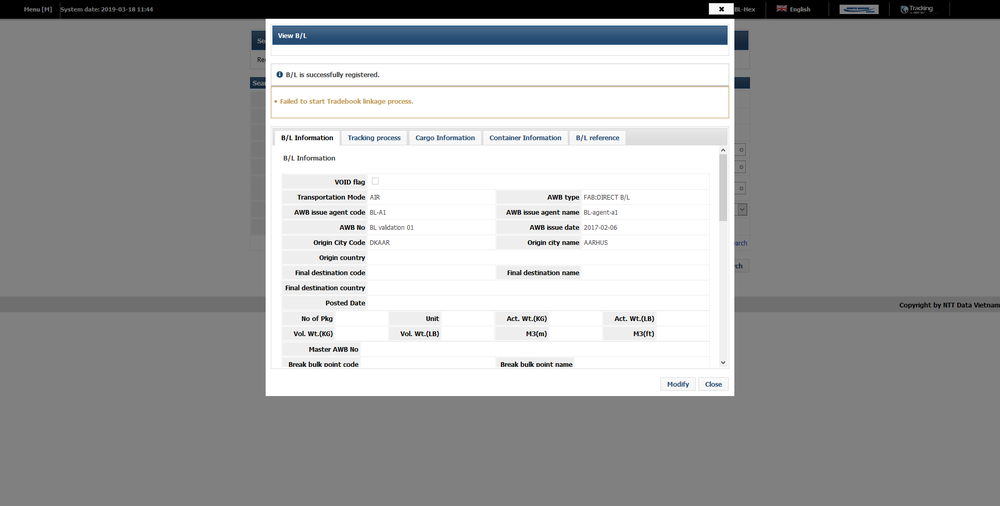
#> input picture NCIC_dev/Z11/BL_462_rowno_87_20190318-11-45-19.png, 1000 x 506 px, shrunk from 1920 x 971 before the run
$ python Test.py
#> lines starting #> are read from the running program, lines starting #| are printed output that depends on the picture; after the words box and inside, x2 and y2 are one past the last pixel; in counts of white or black regions, pixels touching at a corner belong together
import cv2
import pytesseract

# image = cv2.imread("./Z12/BL_243_rowno_87_20190715-15-56-02.png")
image = cv2.imread("./Z11/BL_462_rowno_87_20190318-11-45-19.png")
#> image is the input picture: shape (506, 1000, 3); mean B, G, R 161.8, 161.2, 160.5
gray1 = cv2.cvtColor(image, cv2.COLOR_BGR2GRAY)
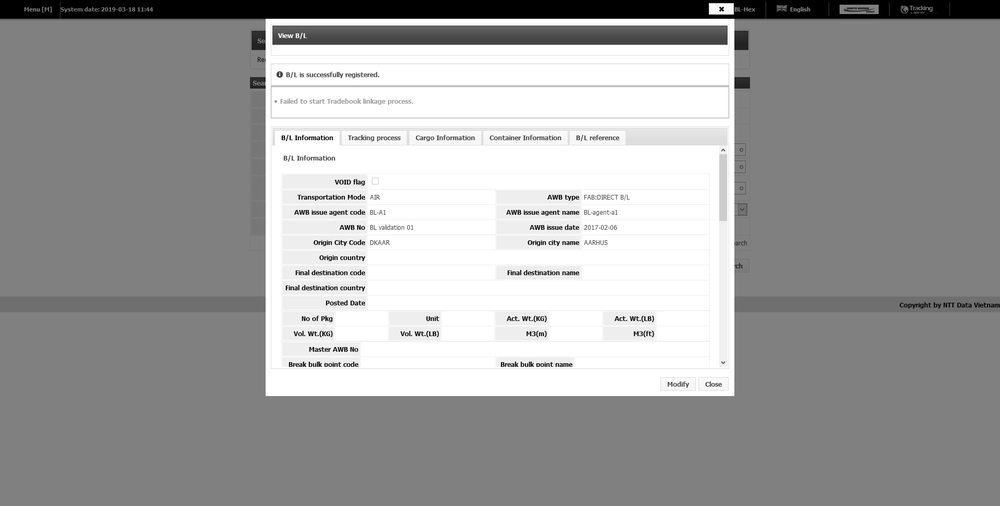
#> gray1: shape (506, 1000); min 0, max 255, mean 161.1
cv2.imwrite("pppo1.png", gray1)

gray2 = cv2.threshold(gray1, 0, 255, cv2.THRESH_BINARY | cv2.THRESH_OTSU)[1]
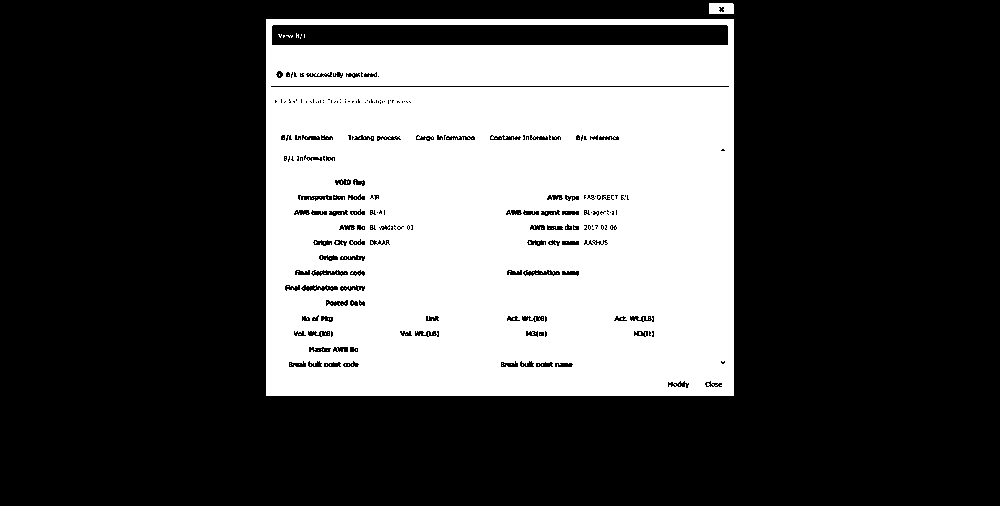
#> gray2: shape (506, 1000); 31.9% white; 151 white regions (149 under 20 px), largest, box (x1, y1, x2, y2) and area: (266, 19, 734, 396) 160642, (709, 3, 734, 14) 255
# gray2 = cv2.medianBlur(gray1, 3)
cv2.imwrite("pppo2.png", gray2)


# OCR
fwpa= open("OA1.txt","w+")

#> (the run stopped early here; a loop or call above may not have finished)

$ run again, with NCIC_dev/Z11/BL_448_rowno_12_20190318-11-44-23.png copied over NCIC_dev/Z11/BL_462_rowno_87_20190318-11-45-19.png
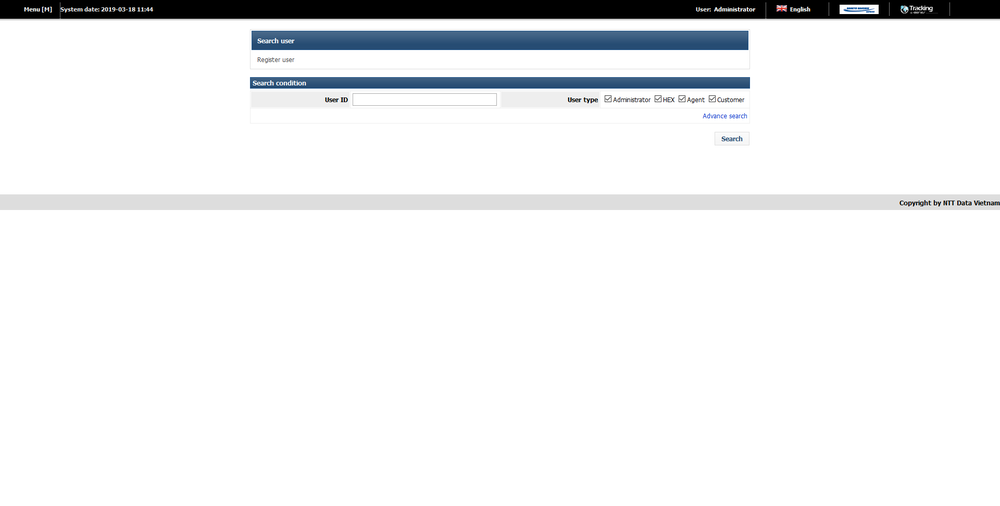
#> input picture NCIC_dev/Z11/BL_448_rowno_12_20190318-11-44-23.png, 1000 x 506 px, shrunk from 1920 x 971 before the run
#> image is the input picture: shape (506, 1000, 3); mean B, G, R 240.4, 239.2, 238.1
#> `gray1 = cv2.cvtColor(image, cv2.COLOR_BGR2GRAY)`:
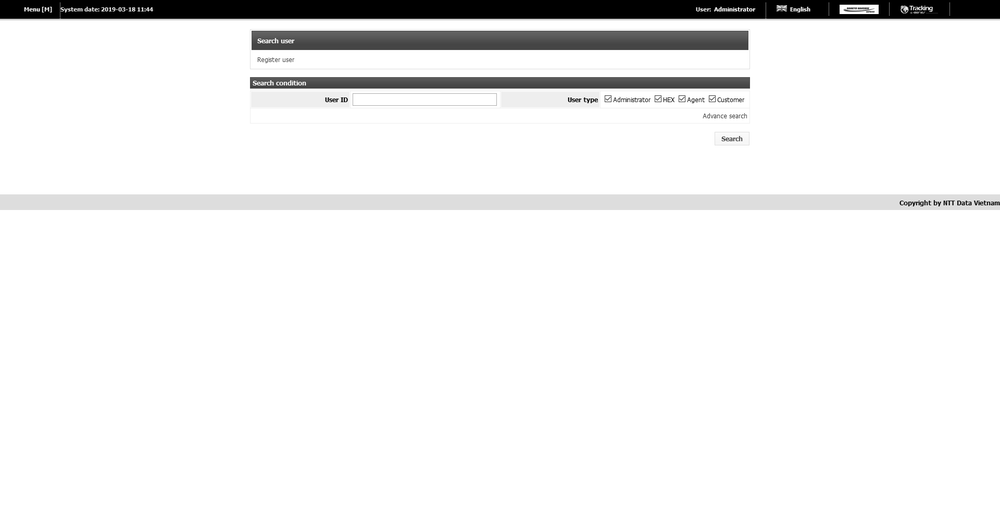
#> gray1: shape (506, 1000); min 0, max 255, mean 239
#> `gray2 = cv2.threshold(gray1, 0, 255, cv2.THRESH_BINARY | cv2.THRESH_OT..`:
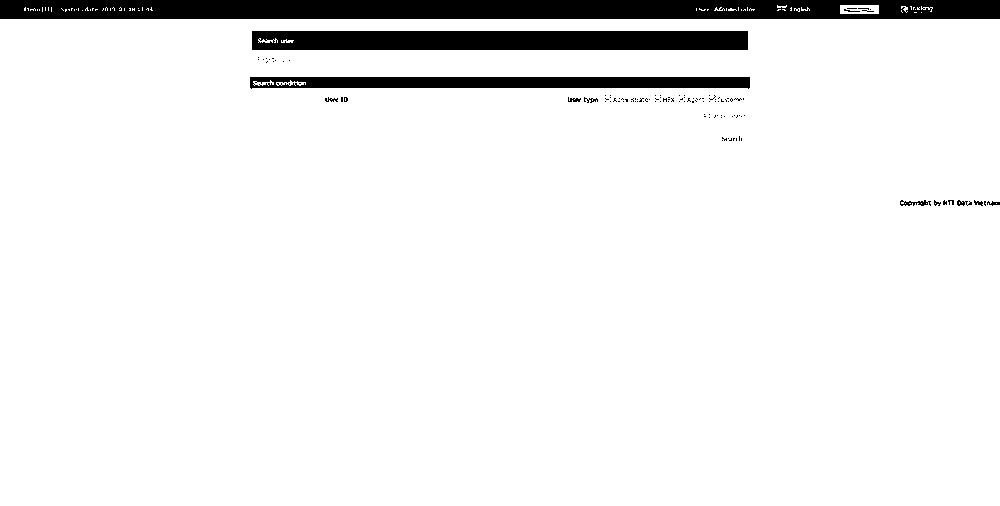
#> gray2: shape (506, 1000); 93.3% white; 117 black regions (105 under 20 px), largest, box (x1, y1, x2, y2) and area: (0, 0, 1000, 19) 18282, (252, 31, 748, 50) 9341, (250, 77, 750, 89) 5359

$ run again, with NCIC_dev/Z11/BL_449_rowno_16_20190318-11-44-25.png copied over NCIC_dev/Z11/BL_462_rowno_87_20190318-11-45-19.png
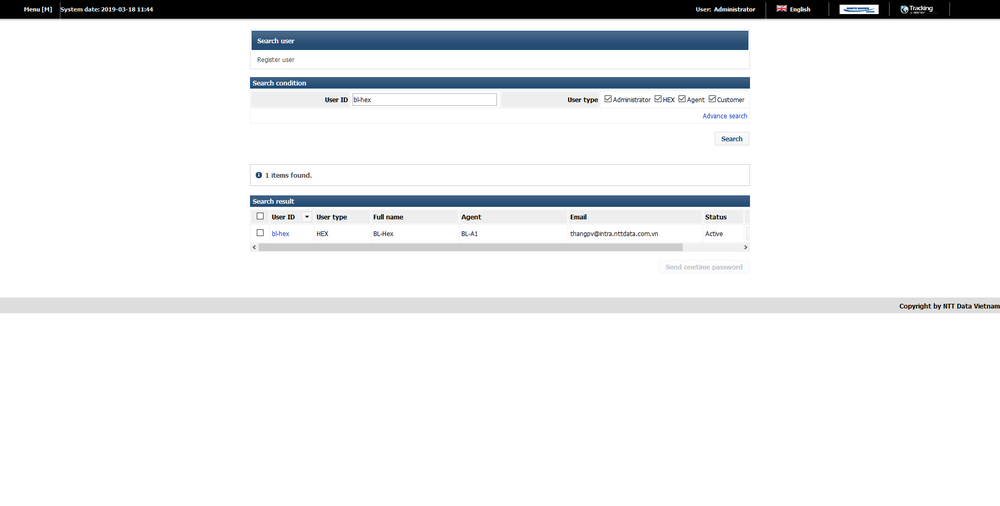
#> input picture NCIC_dev/Z11/BL_449_rowno_16_20190318-11-44-25.png, 1000 x 506 px, shrunk from 1920 x 971 before the run
#> image is the input picture: shape (506, 1000, 3); mean B, G, R 237.9, 236.3, 234.7
#> `gray1 = cv2.cvtColor(image, cv2.COLOR_BGR2GRAY)`:
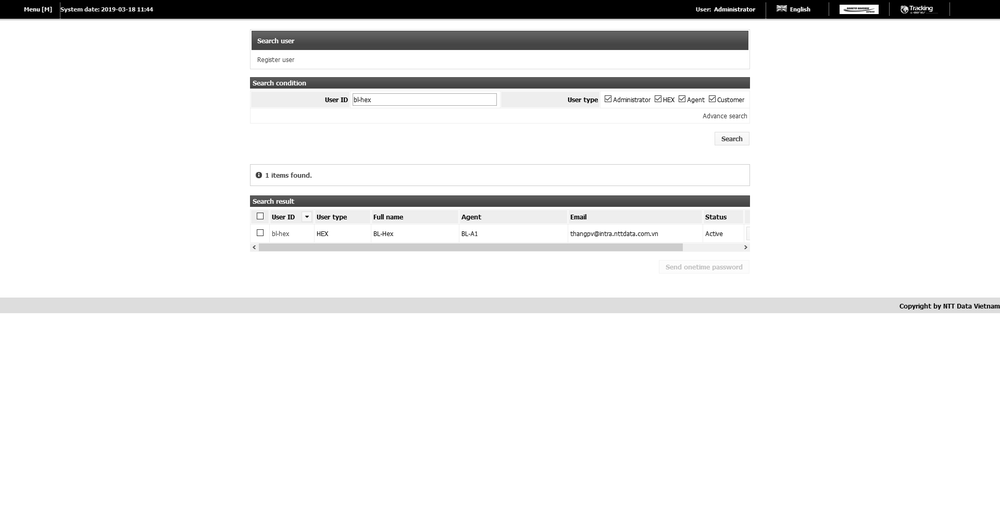
#> gray1: shape (506, 1000); min 0, max 255, mean 236
#> `gray2 = cv2.threshold(gray1, 0, 255, cv2.THRESH_BINARY | cv2.THRESH_OT..`:
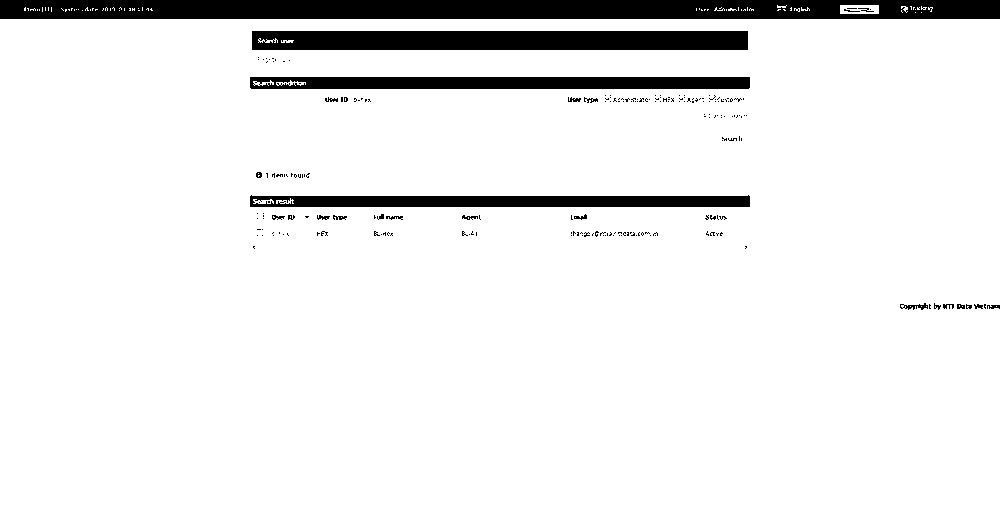
#> gray2: shape (506, 1000); 92% white; 211 black regions (186 under 20 px), largest, box (x1, y1, x2, y2) and area: (0, 0, 1000, 19) 18300, (252, 31, 748, 50) 9344, (250, 77, 750, 89) 5859
